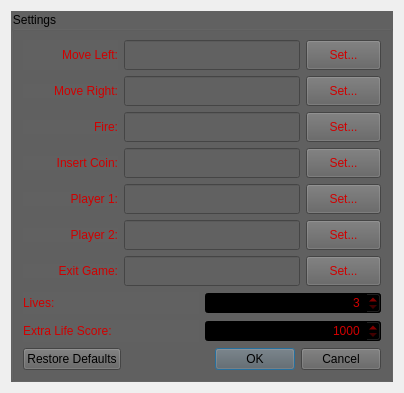
<?xml version="1.0" encoding="UTF-8"?>
<ui version="4.0">
 <class>Settings</class>
 <widget class="QDialog" name="Settings">
  <property name="windowModality">
   <enum>Qt::WindowModality::ApplicationModal</enum>
  </property>
  <property name="geometry">
   <rect>
    <x>0</x>
    <y>0</y>
    <width>404</width>
    <height>353</height>
   </rect>
  </property>
  <property name="sizePolicy">
   <sizepolicy hsizetype="Preferred" vsizetype="Preferred">
    <horstretch>0</horstretch>
    <verstretch>0</verstretch>
   </sizepolicy>
  </property>
  <property name="minimumSize">
   <size>
    <width>404</width>
    <height>353</height>
   </size>
  </property>
  <property name="maximumSize">
   <size>
    <width>404</width>
    <height>353</height>
   </size>
  </property>
  <property name="baseSize">
   <size>
    <width>404</width>
    <height>353</height>
   </size>
  </property>
  <property name="windowTitle">
   <string>Settings</string>
  </property>
  <property name="autoFillBackground">
   <bool>false</bool>
  </property>
  <property name="styleSheet">
   <string notr="true">background-image: url(:/Images/images/Wisdom.png);</string>
  </property>
  <property name="modal">
   <bool>true</bool>
  </property>
  <layout class="QVBoxLayout" name="verticalLayout_2">
   <property name="sizeConstraint">
    <enum>QLayout::SizeConstraint::SetFixedSize</enum>
   </property>
   <item>
    <widget class="QGroupBox" name="groupBoxSettings">
     <property name="sizePolicy">
      <sizepolicy hsizetype="Fixed" vsizetype="Fixed">
       <horstretch>0</horstretch>
       <verstretch>0</verstretch>
      </sizepolicy>
     </property>
     <property name="styleSheet">
      <string notr="true">background-color: rgba(97, 97, 97, 255);</string>
     </property>
     <property name="title">
      <string>Settings</string>
     </property>
     <layout class="QVBoxLayout" name="verticalLayout_3">
      <item>
       <layout class="QVBoxLayout" name="verticalLayout">
        <property name="sizeConstraint">
         <enum>QLayout::SizeConstraint::SetFixedSize</enum>
        </property>
        <item>
         <layout class="QHBoxLayout" name="horizontalLayoutLeft">
          <item>
           <widget class="QLabel" name="labelMoveLeft">
            <property name="sizePolicy">
             <sizepolicy hsizetype="Fixed" vsizetype="Fixed">
              <horstretch>0</horstretch>
              <verstretch>0</verstretch>
             </sizepolicy>
            </property>
            <property name="minimumSize">
             <size>
              <width>95</width>
              <height>30</height>
             </size>
            </property>
            <property name="maximumSize">
             <size>
              <width>95</width>
              <height>30</height>
             </size>
            </property>
            <property name="baseSize">
             <size>
              <width>95</width>
              <height>30</height>
             </size>
            </property>
            <property name="styleSheet">
             <string notr="true">color: rgb(208, 0, 0); font: 900 11pt &quot;Segoe UI&quot;;</string>
            </property>
            <property name="text">
             <string>Move Left:</string>
            </property>
            <property name="alignment">
             <set>Qt::AlignmentFlag::AlignRight|Qt::AlignmentFlag::AlignTrailing|Qt::AlignmentFlag::AlignVCenter</set>
            </property>
           </widget>
          </item>
          <item>
           <widget class="QLineEdit" name="lineEditMoveLeft">
            <property name="sizePolicy">
             <sizepolicy hsizetype="Fixed" vsizetype="Fixed">
              <horstretch>0</horstretch>
              <verstretch>0</verstretch>
             </sizepolicy>
            </property>
            <property name="minimumSize">
             <size>
              <width>176</width>
              <height>30</height>
             </size>
            </property>
            <property name="maximumSize">
             <size>
              <width>176</width>
              <height>30</height>
             </size>
            </property>
            <property name="baseSize">
             <size>
              <width>176</width>
              <height>30</height>
             </size>
            </property>
            <property name="mouseTracking">
             <bool>false</bool>
            </property>
            <property name="focusPolicy">
             <enum>Qt::FocusPolicy::NoFocus</enum>
            </property>
            <property name="acceptDrops">
             <bool>false</bool>
            </property>
            <property name="styleSheet">
             <string notr="true">color: rgb(208, 0, 0); font: 900 12pt &quot;Segoe UI&quot;;</string>
            </property>
            <property name="text">
             <string/>
            </property>
            <property name="frame">
             <bool>true</bool>
            </property>
            <property name="readOnly">
             <bool>true</bool>
            </property>
           </widget>
          </item>
          <item>
           <widget class="QPushButton" name="buttonMoveLeftSet">
            <property name="sizePolicy">
             <sizepolicy hsizetype="Fixed" vsizetype="Fixed">
              <horstretch>0</horstretch>
              <verstretch>0</verstretch>
             </sizepolicy>
            </property>
            <property name="minimumSize">
             <size>
              <width>75</width>
              <height>30</height>
             </size>
            </property>
            <property name="maximumSize">
             <size>
              <width>75</width>
              <height>30</height>
             </size>
            </property>
            <property name="baseSize">
             <size>
              <width>75</width>
              <height>30</height>
             </size>
            </property>
            <property name="styleSheet">
             <string notr="true">color: rgb(208, 0, 0); font: 900 12pt &quot;Segoe UI&quot;;</string>
            </property>
            <property name="text">
             <string>Set...</string>
            </property>
           </widget>
          </item>
         </layout>
        </item>
        <item>
         <layout class="QHBoxLayout" name="horizontalLayoutRight">
          <item>
           <widget class="QLabel" name="labelMoveRight">
            <property name="sizePolicy">
             <sizepolicy hsizetype="Preferred" vsizetype="Fixed">
              <horstretch>0</horstretch>
              <verstretch>0</verstretch>
             </sizepolicy>
            </property>
            <property name="styleSheet">
             <string notr="true">color: rgb(208, 0, 0); font: 900 11pt &quot;Segoe UI&quot;;</string>
            </property>
            <property name="text">
             <string>Move Right:</string>
            </property>
            <property name="alignment">
             <set>Qt::AlignmentFlag::AlignRight|Qt::AlignmentFlag::AlignTrailing|Qt::AlignmentFlag::AlignVCenter</set>
            </property>
           </widget>
          </item>
          <item>
           <widget class="QLineEdit" name="lineEditMoveRight">
            <property name="minimumSize">
             <size>
              <width>176</width>
              <height>30</height>
             </size>
            </property>
            <property name="maximumSize">
             <size>
              <width>176</width>
              <height>30</height>
             </size>
            </property>
            <property name="baseSize">
             <size>
              <width>176</width>
              <height>30</height>
             </size>
            </property>
            <property name="focusPolicy">
             <enum>Qt::FocusPolicy::NoFocus</enum>
            </property>
            <property name="styleSheet">
             <string notr="true">color: rgb(208, 0, 0); font: 900 12pt &quot;Segoe UI&quot;;</string>
            </property>
            <property name="text">
             <string/>
            </property>
            <property name="readOnly">
             <bool>true</bool>
            </property>
           </widget>
          </item>
          <item>
           <widget class="QPushButton" name="buttonMoveRightSet">
            <property name="sizePolicy">
             <sizepolicy hsizetype="Fixed" vsizetype="Fixed">
              <horstretch>0</horstretch>
              <verstretch>0</verstretch>
             </sizepolicy>
            </property>
            <property name="minimumSize">
             <size>
              <width>75</width>
              <height>30</height>
             </size>
            </property>
            <property name="maximumSize">
             <size>
              <width>75</width>
              <height>30</height>
             </size>
            </property>
            <property name="baseSize">
             <size>
              <width>75</width>
              <height>30</height>
             </size>
            </property>
            <property name="styleSheet">
             <string notr="true">color: rgb(208, 0, 0); font: 900 12pt &quot;Segoe UI&quot;;</string>
            </property>
            <property name="text">
             <string>Set...</string>
            </property>
           </widget>
          </item>
         </layout>
        </item>
        <item>
         <layout class="QHBoxLayout" name="horizontalLayoutFire">
          <item>
           <widget class="QLabel" name="labelFire">
            <property name="sizePolicy">
             <sizepolicy hsizetype="Preferred" vsizetype="Fixed">
              <horstretch>0</horstretch>
              <verstretch>0</verstretch>
             </sizepolicy>
            </property>
            <property name="styleSheet">
             <string notr="true">color: rgb(208, 0, 0); font: 900 11pt &quot;Segoe UI&quot;;</string>
            </property>
            <property name="text">
             <string>Fire:</string>
            </property>
            <property name="alignment">
             <set>Qt::AlignmentFlag::AlignRight|Qt::AlignmentFlag::AlignTrailing|Qt::AlignmentFlag::AlignVCenter</set>
            </property>
           </widget>
          </item>
          <item>
           <widget class="QLineEdit" name="lineEditFire">
            <property name="minimumSize">
             <size>
              <width>176</width>
              <height>30</height>
             </size>
            </property>
            <property name="maximumSize">
             <size>
              <width>176</width>
              <height>30</height>
             </size>
            </property>
            <property name="baseSize">
             <size>
              <width>176</width>
              <height>30</height>
             </size>
            </property>
            <property name="focusPolicy">
             <enum>Qt::FocusPolicy::NoFocus</enum>
            </property>
            <property name="styleSheet">
             <string notr="true">color: rgb(208, 0, 0); font: 900 12pt &quot;Segoe UI&quot;;</string>
            </property>
            <property name="text">
             <string/>
            </property>
            <property name="readOnly">
             <bool>true</bool>
            </property>
           </widget>
          </item>
          <item>
           <widget class="QPushButton" name="buttonFireSet">
            <property name="sizePolicy">
             <sizepolicy hsizetype="Fixed" vsizetype="Fixed">
              <horstretch>0</horstretch>
              <verstretch>0</verstretch>
             </sizepolicy>
            </property>
            <property name="minimumSize">
             <size>
              <width>75</width>
              <height>30</height>
             </size>
            </property>
            <property name="maximumSize">
             <size>
              <width>75</width>
              <height>30</height>
             </size>
            </property>
            <property name="baseSize">
             <size>
              <width>75</width>
              <height>30</height>
             </size>
            </property>
            <property name="styleSheet">
             <string notr="true">color: rgb(208, 0, 0); font: 900 12pt &quot;Segoe UI&quot;;</string>
            </property>
            <property name="text">
             <string>Set...</string>
            </property>
           </widget>
          </item>
         </layout>
        </item>
        <item>
         <layout class="QHBoxLayout" name="horizontalLayoutInsertCoin">
          <item>
           <widget class="QLabel" name="labelInsertCoin">
            <property name="sizePolicy">
             <sizepolicy hsizetype="Preferred" vsizetype="Fixed">
              <horstretch>0</horstretch>
              <verstretch>0</verstretch>
             </sizepolicy>
            </property>
            <property name="styleSheet">
             <string notr="true">color: rgb(208, 0, 0); font: 900 11pt &quot;Segoe UI&quot;;</string>
            </property>
            <property name="text">
             <string>Insert Coin:</string>
            </property>
            <property name="alignment">
             <set>Qt::AlignmentFlag::AlignRight|Qt::AlignmentFlag::AlignTrailing|Qt::AlignmentFlag::AlignVCenter</set>
            </property>
           </widget>
          </item>
          <item>
           <widget class="QLineEdit" name="lineEditInsertCoin">
            <property name="minimumSize">
             <size>
              <width>176</width>
              <height>30</height>
             </size>
            </property>
            <property name="maximumSize">
             <size>
              <width>176</width>
              <height>30</height>
             </size>
            </property>
            <property name="baseSize">
             <size>
              <width>176</width>
              <height>30</height>
             </size>
            </property>
            <property name="focusPolicy">
             <enum>Qt::FocusPolicy::NoFocus</enum>
            </property>
            <property name="styleSheet">
             <string notr="true">color: rgb(208, 0, 0); font: 900 12pt &quot;Segoe UI&quot;;</string>
            </property>
            <property name="text">
             <string/>
            </property>
            <property name="readOnly">
             <bool>true</bool>
            </property>
           </widget>
          </item>
          <item>
           <widget class="QPushButton" name="buttonInsertCoinSet">
            <property name="sizePolicy">
             <sizepolicy hsizetype="Fixed" vsizetype="Fixed">
              <horstretch>0</horstretch>
              <verstretch>0</verstretch>
             </sizepolicy>
            </property>
            <property name="minimumSize">
             <size>
              <width>75</width>
              <height>30</height>
             </size>
            </property>
            <property name="maximumSize">
             <size>
              <width>75</width>
              <height>30</height>
             </size>
            </property>
            <property name="baseSize">
             <size>
              <width>75</width>
              <height>30</height>
             </size>
            </property>
            <property name="styleSheet">
             <string notr="true">color: rgb(208, 0, 0); font: 900 12pt &quot;Segoe UI&quot;;</string>
            </property>
            <property name="text">
             <string>Set...</string>
            </property>
           </widget>
          </item>
         </layout>
        </item>
        <item>
         <layout class="QHBoxLayout" name="horizontalLayoutP1">
          <item>
           <widget class="QLabel" name="labelP1">
            <property name="sizePolicy">
             <sizepolicy hsizetype="Preferred" vsizetype="Fixed">
              <horstretch>0</horstretch>
              <verstretch>0</verstretch>
             </sizepolicy>
            </property>
            <property name="styleSheet">
             <string notr="true">color: rgb(208, 0, 0); font: 900 11pt &quot;Segoe UI&quot;;</string>
            </property>
            <property name="text">
             <string>Player 1:</string>
            </property>
            <property name="alignment">
             <set>Qt::AlignmentFlag::AlignRight|Qt::AlignmentFlag::AlignTrailing|Qt::AlignmentFlag::AlignVCenter</set>
            </property>
           </widget>
          </item>
          <item>
           <widget class="QLineEdit" name="lineEditP1">
            <property name="minimumSize">
             <size>
              <width>176</width>
              <height>30</height>
             </size>
            </property>
            <property name="maximumSize">
             <size>
              <width>176</width>
              <height>30</height>
             </size>
            </property>
            <property name="baseSize">
             <size>
              <width>176</width>
              <height>30</height>
             </size>
            </property>
            <property name="focusPolicy">
             <enum>Qt::FocusPolicy::NoFocus</enum>
            </property>
            <property name="styleSheet">
             <string notr="true">color: rgb(208, 0, 0); font: 900 12pt &quot;Segoe UI&quot;;</string>
            </property>
            <property name="text">
             <string/>
            </property>
            <property name="readOnly">
             <bool>true</bool>
            </property>
           </widget>
          </item>
          <item>
           <widget class="QPushButton" name="buttonP1Set">
            <property name="sizePolicy">
             <sizepolicy hsizetype="Fixed" vsizetype="Fixed">
              <horstretch>0</horstretch>
              <verstretch>0</verstretch>
             </sizepolicy>
            </property>
            <property name="minimumSize">
             <size>
              <width>75</width>
              <height>30</height>
             </size>
            </property>
            <property name="maximumSize">
             <size>
              <width>75</width>
              <height>30</height>
             </size>
            </property>
            <property name="baseSize">
             <size>
              <width>75</width>
              <height>30</height>
             </size>
            </property>
            <property name="styleSheet">
             <string notr="true">color: rgb(208, 0, 0); font: 900 12pt &quot;Segoe UI&quot;;</string>
            </property>
            <property name="text">
             <string>Set...</string>
            </property>
           </widget>
          </item>
         </layout>
        </item>
        <item>
         <layout class="QHBoxLayout" name="horizontalLayoutP2">
          <item>
           <widget class="QLabel" name="labelP2">
            <property name="sizePolicy">
             <sizepolicy hsizetype="Preferred" vsizetype="Fixed">
              <horstretch>0</horstretch>
              <verstretch>0</verstretch>
             </sizepolicy>
            </property>
            <property name="styleSheet">
             <string notr="true">color: rgb(208, 0, 0); font: 900 11pt &quot;Segoe UI&quot;;</string>
            </property>
            <property name="text">
             <string>Player 2:</string>
            </property>
            <property name="alignment">
             <set>Qt::AlignmentFlag::AlignRight|Qt::AlignmentFlag::AlignTrailing|Qt::AlignmentFlag::AlignVCenter</set>
            </property>
           </widget>
          </item>
          <item>
           <widget class="QLineEdit" name="lineEditP2">
            <property name="minimumSize">
             <size>
              <width>176</width>
              <height>30</height>
             </size>
            </property>
            <property name="maximumSize">
             <size>
              <width>176</width>
              <height>30</height>
             </size>
            </property>
            <property name="baseSize">
             <size>
              <width>176</width>
              <height>30</height>
             </size>
            </property>
            <property name="focusPolicy">
             <enum>Qt::FocusPolicy::NoFocus</enum>
            </property>
            <property name="styleSheet">
             <string notr="true">color: rgb(208, 0, 0); font: 900 12pt &quot;Segoe UI&quot;;</string>
            </property>
            <property name="text">
             <string/>
            </property>
            <property name="readOnly">
             <bool>true</bool>
            </property>
           </widget>
          </item>
          <item>
           <widget class="QPushButton" name="buttonP2Set">
            <property name="sizePolicy">
             <sizepolicy hsizetype="Fixed" vsizetype="Fixed">
              <horstretch>0</horstretch>
              <verstretch>0</verstretch>
             </sizepolicy>
            </property>
            <property name="minimumSize">
             <size>
              <width>75</width>
              <height>30</height>
             </size>
            </property>
            <property name="maximumSize">
             <size>
              <width>75</width>
              <height>30</height>
             </size>
            </property>
            <property name="baseSize">
             <size>
              <width>75</width>
              <height>30</height>
             </size>
            </property>
            <property name="styleSheet">
             <string notr="true">color: rgb(208, 0, 0); font: 900 12pt &quot;Segoe UI&quot;;</string>
            </property>
            <property name="text">
             <string>Set...</string>
            </property>
           </widget>
          </item>
         </layout>
        </item>
        <item>
         <layout class="QHBoxLayout" name="horizontalLayoutExitGame">
          <item>
           <widget class="QLabel" name="labelExitGame">
            <property name="sizePolicy">
             <sizepolicy hsizetype="Preferred" vsizetype="Fixed">
              <horstretch>0</horstretch>
              <verstretch>0</verstretch>
             </sizepolicy>
            </property>
            <property name="styleSheet">
             <string notr="true">color: rgb(208, 0, 0); font: 900 11pt &quot;Segoe UI&quot;;</string>
            </property>
            <property name="text">
             <string>Exit Game:</string>
            </property>
            <property name="alignment">
             <set>Qt::AlignmentFlag::AlignRight|Qt::AlignmentFlag::AlignTrailing|Qt::AlignmentFlag::AlignVCenter</set>
            </property>
           </widget>
          </item>
          <item>
           <widget class="QLineEdit" name="lineEditExitGame">
            <property name="minimumSize">
             <size>
              <width>176</width>
              <height>30</height>
             </size>
            </property>
            <property name="maximumSize">
             <size>
              <width>176</width>
              <height>30</height>
             </size>
            </property>
            <property name="baseSize">
             <size>
              <width>176</width>
              <height>30</height>
             </size>
            </property>
            <property name="focusPolicy">
             <enum>Qt::FocusPolicy::NoFocus</enum>
            </property>
            <property name="styleSheet">
             <string notr="true">color: rgb(208, 0, 0); font: 900 12pt &quot;Segoe UI&quot;;</string>
            </property>
            <property name="text">
             <string/>
            </property>
            <property name="readOnly">
             <bool>true</bool>
            </property>
           </widget>
          </item>
          <item>
           <widget class="QPushButton" name="buttonExitGameSet">
            <property name="sizePolicy">
             <sizepolicy hsizetype="Fixed" vsizetype="Fixed">
              <horstretch>0</horstretch>
              <verstretch>0</verstretch>
             </sizepolicy>
            </property>
            <property name="minimumSize">
             <size>
              <width>75</width>
              <height>30</height>
             </size>
            </property>
            <property name="maximumSize">
             <size>
              <width>75</width>
              <height>30</height>
             </size>
            </property>
            <property name="baseSize">
             <size>
              <width>75</width>
              <height>30</height>
             </size>
            </property>
            <property name="styleSheet">
             <string notr="true">color: rgb(208, 0, 0); font: 900 12pt &quot;Segoe UI&quot;;</string>
            </property>
            <property name="text">
             <string>Set...</string>
            </property>
           </widget>
          </item>
         </layout>
        </item>
        <item>
         <layout class="QHBoxLayout" name="horizontalLayoutExtraLives">
          <item>
           <widget class="QLabel" name="LivesLabel">
            <property name="styleSheet">
             <string notr="true">color: rgb(208, 0, 0); font: 900 11pt &quot;Segoe UI&quot;;</string>
            </property>
            <property name="text">
             <string>Lives:</string>
            </property>
           </widget>
          </item>
          <item>
           <widget class="QSpinBox" name="spinBoxLives">
            <property name="styleSheet">
             <string notr="true">color: rgb(208, 0, 0); font: 900 11pt &quot;Segoe UI&quot;; background-color: rgb(0,0,0);</string>
            </property>
            <property name="alignment">
             <set>Qt::AlignmentFlag::AlignRight|Qt::AlignmentFlag::AlignTrailing|Qt::AlignmentFlag::AlignVCenter</set>
            </property>
            <property name="minimum">
             <number>3</number>
            </property>
            <property name="maximum">
             <number>6</number>
            </property>
           </widget>
          </item>
         </layout>
        </item>
        <item>
         <layout class="QHBoxLayout" name="horizontalLayout">
          <item>
           <widget class="QLabel" name="labelExtraLifeScore">
            <property name="styleSheet">
             <string notr="true">color: rgb(208, 0, 0); font: 900 11pt &quot;Segoe UI&quot;;</string>
            </property>
            <property name="text">
             <string>Extra Life Score:</string>
            </property>
           </widget>
          </item>
          <item>
           <widget class="QSpinBox" name="spinBoxExtraLifeScore">
            <property name="palette">
             <palette>
              <active>
               <colorrole role="WindowText">
                <brush brushstyle="SolidPattern">
                 <color alpha="255">
                  <red>208</red>
                  <green>0</green>
                  <blue>0</blue>
                 </color>
                </brush>
               </colorrole>
               <colorrole role="Button">
                <brush brushstyle="SolidPattern">
                 <color alpha="255">
                  <red>0</red>
                  <green>0</green>
                  <blue>0</blue>
                 </color>
                </brush>
               </colorrole>
               <colorrole role="Text">
                <brush brushstyle="SolidPattern">
                 <color alpha="255">
                  <red>208</red>
                  <green>0</green>
                  <blue>0</blue>
                 </color>
                </brush>
               </colorrole>
               <colorrole role="ButtonText">
                <brush brushstyle="SolidPattern">
                 <color alpha="255">
                  <red>208</red>
                  <green>0</green>
                  <blue>0</blue>
                 </color>
                </brush>
               </colorrole>
               <colorrole role="Base">
                <brush brushstyle="SolidPattern">
                 <color alpha="255">
                  <red>0</red>
                  <green>0</green>
                  <blue>0</blue>
                 </color>
                </brush>
               </colorrole>
               <colorrole role="Window">
                <brush brushstyle="SolidPattern">
                 <color alpha="255">
                  <red>0</red>
                  <green>0</green>
                  <blue>0</blue>
                 </color>
                </brush>
               </colorrole>
               <colorrole role="PlaceholderText">
                <brush brushstyle="SolidPattern">
                 <color alpha="128">
                  <red>208</red>
                  <green>0</green>
                  <blue>0</blue>
                 </color>
                </brush>
               </colorrole>
              </active>
              <inactive>
               <colorrole role="WindowText">
                <brush brushstyle="SolidPattern">
                 <color alpha="255">
                  <red>208</red>
                  <green>0</green>
                  <blue>0</blue>
                 </color>
                </brush>
               </colorrole>
               <colorrole role="Button">
                <brush brushstyle="SolidPattern">
                 <color alpha="255">
                  <red>0</red>
                  <green>0</green>
                  <blue>0</blue>
                 </color>
                </brush>
               </colorrole>
               <colorrole role="Text">
                <brush brushstyle="SolidPattern">
                 <color alpha="255">
                  <red>208</red>
                  <green>0</green>
                  <blue>0</blue>
                 </color>
                </brush>
               </colorrole>
               <colorrole role="ButtonText">
                <brush brushstyle="SolidPattern">
                 <color alpha="255">
                  <red>208</red>
                  <green>0</green>
                  <blue>0</blue>
                 </color>
                </brush>
               </colorrole>
               <colorrole role="Base">
                <brush brushstyle="SolidPattern">
                 <color alpha="255">
                  <red>0</red>
                  <green>0</green>
                  <blue>0</blue>
                 </color>
                </brush>
               </colorrole>
               <colorrole role="Window">
                <brush brushstyle="SolidPattern">
                 <color alpha="255">
                  <red>0</red>
                  <green>0</green>
                  <blue>0</blue>
                 </color>
                </brush>
               </colorrole>
               <colorrole role="PlaceholderText">
                <brush brushstyle="SolidPattern">
                 <color alpha="128">
                  <red>208</red>
                  <green>0</green>
                  <blue>0</blue>
                 </color>
                </brush>
               </colorrole>
              </inactive>
              <disabled>
               <colorrole role="WindowText">
                <brush brushstyle="SolidPattern">
                 <color alpha="255">
                  <red>208</red>
                  <green>0</green>
                  <blue>0</blue>
                 </color>
                </brush>
               </colorrole>
               <colorrole role="Button">
                <brush brushstyle="SolidPattern">
                 <color alpha="255">
                  <red>0</red>
                  <green>0</green>
                  <blue>0</blue>
                 </color>
                </brush>
               </colorrole>
               <colorrole role="Text">
                <brush brushstyle="SolidPattern">
                 <color alpha="255">
                  <red>208</red>
                  <green>0</green>
                  <blue>0</blue>
                 </color>
                </brush>
               </colorrole>
               <colorrole role="ButtonText">
                <brush brushstyle="SolidPattern">
                 <color alpha="255">
                  <red>208</red>
                  <green>0</green>
                  <blue>0</blue>
                 </color>
                </brush>
               </colorrole>
               <colorrole role="Base">
                <brush brushstyle="SolidPattern">
                 <color alpha="255">
                  <red>0</red>
                  <green>0</green>
                  <blue>0</blue>
                 </color>
                </brush>
               </colorrole>
               <colorrole role="Window">
                <brush brushstyle="SolidPattern">
                 <color alpha="255">
                  <red>0</red>
                  <green>0</green>
                  <blue>0</blue>
                 </color>
                </brush>
               </colorrole>
               <colorrole role="PlaceholderText">
                <brush brushstyle="SolidPattern">
                 <color alpha="128">
                  <red>208</red>
                  <green>0</green>
                  <blue>0</blue>
                 </color>
                </brush>
               </colorrole>
              </disabled>
             </palette>
            </property>
            <property name="styleSheet">
             <string notr="true">color: rgb(208, 0, 0); font: 900 11pt &quot;Segoe UI&quot;; background-color: rgb(0,0,0);</string>
            </property>
            <property name="alignment">
             <set>Qt::AlignmentFlag::AlignRight|Qt::AlignmentFlag::AlignTrailing|Qt::AlignmentFlag::AlignVCenter</set>
            </property>
            <property name="minimum">
             <number>1000</number>
            </property>
            <property name="maximum">
             <number>1500</number>
            </property>
            <property name="singleStep">
             <number>500</number>
            </property>
           </widget>
          </item>
         </layout>
        </item>
       </layout>
      </item>
      <item>
       <widget class="QDialogButtonBox" name="dialogButtonBox">
        <property name="sizePolicy">
         <sizepolicy hsizetype="Preferred" vsizetype="Fixed">
          <horstretch>0</horstretch>
          <verstretch>0</verstretch>
         </sizepolicy>
        </property>
        <property name="standardButtons">
         <set>QDialogButtonBox::StandardButton::Cancel|QDialogButtonBox::StandardButton::Ok|QDialogButtonBox::StandardButton::RestoreDefaults</set>
        </property>
        <property name="centerButtons">
         <bool>false</bool>
        </property>
       </widget>
      </item>
     </layout>
    </widget>
   </item>
  </layout>
 </widget>
 <resources/>
 <connections/>
</ui>
